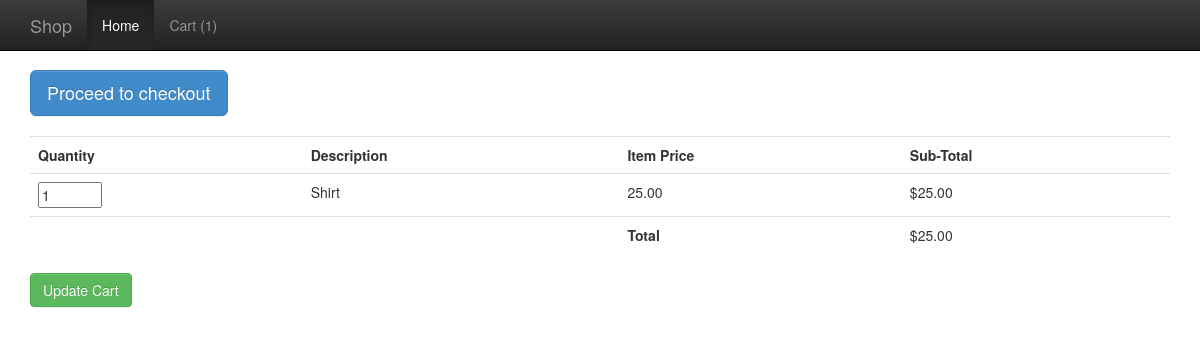
Page /index.php/shop/add/4 on the committed database.
### tables this page shows
CREATE TABLE IF NOT EXISTS `products` (
  `product_id` int(11) NOT NULL AUTO_INCREMENT,
  `product_name` varchar(255) NOT NULL,
  `product_code` int(11) NOT NULL,
  `product_description` varchar(255) NOT NULL,
  `category_id` int(11) NOT NULL,
  `product_price` int(11) NOT NULL,
  PRIMARY KEY (`product_id`)
);

### application/controllers/Shop.php (called while the page is built, shortened)
<?php if (!defined('BASEPATH')) exit('No direct script access allowed');
class Shop extends MY_Controller {
  function __construct() {
    $this->load->library('cart');
    $this->load->helper('form');
    $this->load->helper('url');
    $this->load->helper('security');
    $this->load->model('Shop_model');
    $this->load->database();
    $this->load->library('form_validation');
  }
  public function add() {
    $product_id = $this->uri->segment(3);
    $query = $this->Shop_model->get_product_details($product_id);
    foreach($query->result() as $row) {
      $data = array(
        'id'   => $row->product_id,
        'qty' => 1,
        'price'  => $row->product_price,
        'name' => $row->product_name,
       );
    }
    $data['cat_query'] = $this->Shop_model->get_all_categories();
    $cart_contents = $this->session->userdata('cart_contents');
    $data['items'] = $cart_contents['total_items'];
    $this->load->view('common/header');
    $this->load->view('nav/top_nav', $data);
    $this->load->view('shop/display_cart', $data);
    $this->load->view('common/footer');
  }
}

### index.php (called while the page is built, shortened)
<?php
require_once BASEPATH.'core/CodeIgniter.php';

### application/models/Shop_model.php (called while the page is built, shortened)
<?php if ( ! defined('BASEPATH')) exit('No direct script access allowed');
class Shop_model extends CI_Model {
  public function get_product_details($product_id) {
    $this->db->where('product_id', $product_id);
    $query = $this->db->get('products');
    return $query;
  }
}

### application/views/shop/display_cart.php (the view, shortened to what this page needs)
<?php echo anchor('shop/user_details', $this->lang->line('display_cart_proceed_to_checkout'), 'type="button" class="btn btn-primary btn-lg"') ; ?>
<br /><br />
<?php echo form_open('shop/update_cart'); ?>
<table class="table">
  <tr>
    <th><?php echo $this->lang->line('display_cart_quantity') ; ?></th>
    <th><?php echo $this->lang->line('display_cart_description') ; ?></th>
    <th><?php echo $this->lang->line('display_cart_item_price') ; ?></th>
    <th><?php echo $this->lang->line('display_cart_sub_total') ; ?></th>
  </tr>
  <?php $i = 1; ?>
  <?php foreach ($this->cart->contents() as $items): ?>
    <tr>
      <td><?php echo form_input(array('name' => $i . '[qty]', 'value' => $items['qty'], 'maxlength' => '3', 'size' => '5')); ?></td>
      <td>
        <?php echo $items['name']; ?>
      </td>
      <td><?php echo $this->cart->format_number($items['price']); ?></td>
      <td>$<?php echo $this->cart->format_number($items['subtotal']); ?></td>
    </tr>
    <?php $i++; ?>
  <?php endforeach; ?>
  <tr>
    <td colspan="2"> </td>
    <td><strong>Total</strong></td>
    <td>$<?php echo $this->cart->format_number($this->cart->total()); ?></td>
  </tr>
</table>
<p><?php echo form_submit('', $this->lang->line('display_cart_update_cart'), 'class="btn btn-success"'); ?></p>
<?php echo form_close() ; ?>

### application/views/nav/top_nav.php (shortened to what this page needs)
<div class="navbar navbar-inverse navbar-fixed-top" role="navigation">
  <div class="container">
    <div class="navbar-header">
      <a class="navbar-brand" href="<?php echo base_url() ; ?>"><?php echo $this->lang->line('system_system_name'); ?></a>
    </div>
    <div class="navbar-collapse collapse">
      <ul class="nav navbar-nav">
        <li class="active"><?php echo anchor('shop', $this->lang->line('nav_home')) ; ?></li>
        <li><?php echo anchor('shop/display_cart', ($items > 0) ? $this->lang->line('nav_cart_count') . '(' . $items . ')' : $this->lang->line('nav_cart_count') .'(0)') ; ?></li>
      </ul>
    </div>
  </div>
</div>
<div class="container theme-showcase" role="main">

### rows in the picture
products: category "Cart (1)", form_input "1", product_name "Shirt", product_price "25.00"

### other values in the picture
$this->lang->line('system_system_name') "Shop"
anchor('shop', $this->lang->line('nav_home')) "Home"
$this->lang->line('display_cart_quantity') "Quantity"
$this->lang->line('display_cart_description') "Description"
$this->lang->line('display_cart_item_price') "Item Price"
$this->lang->line('display_cart_sub_total') "Sub-Total"
$this->cart->format_number($this->cart->total()) "25.00"
